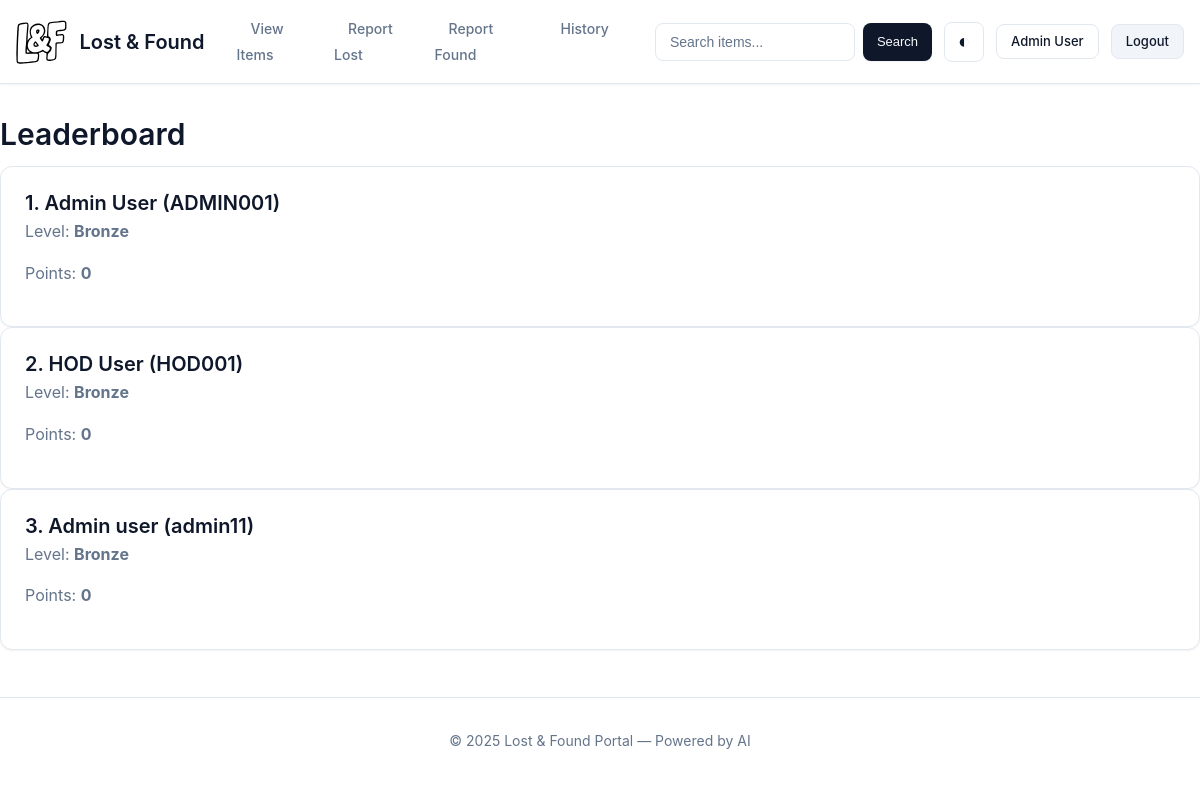
The page /leaderboard (signed in) on the database as committed earlier.
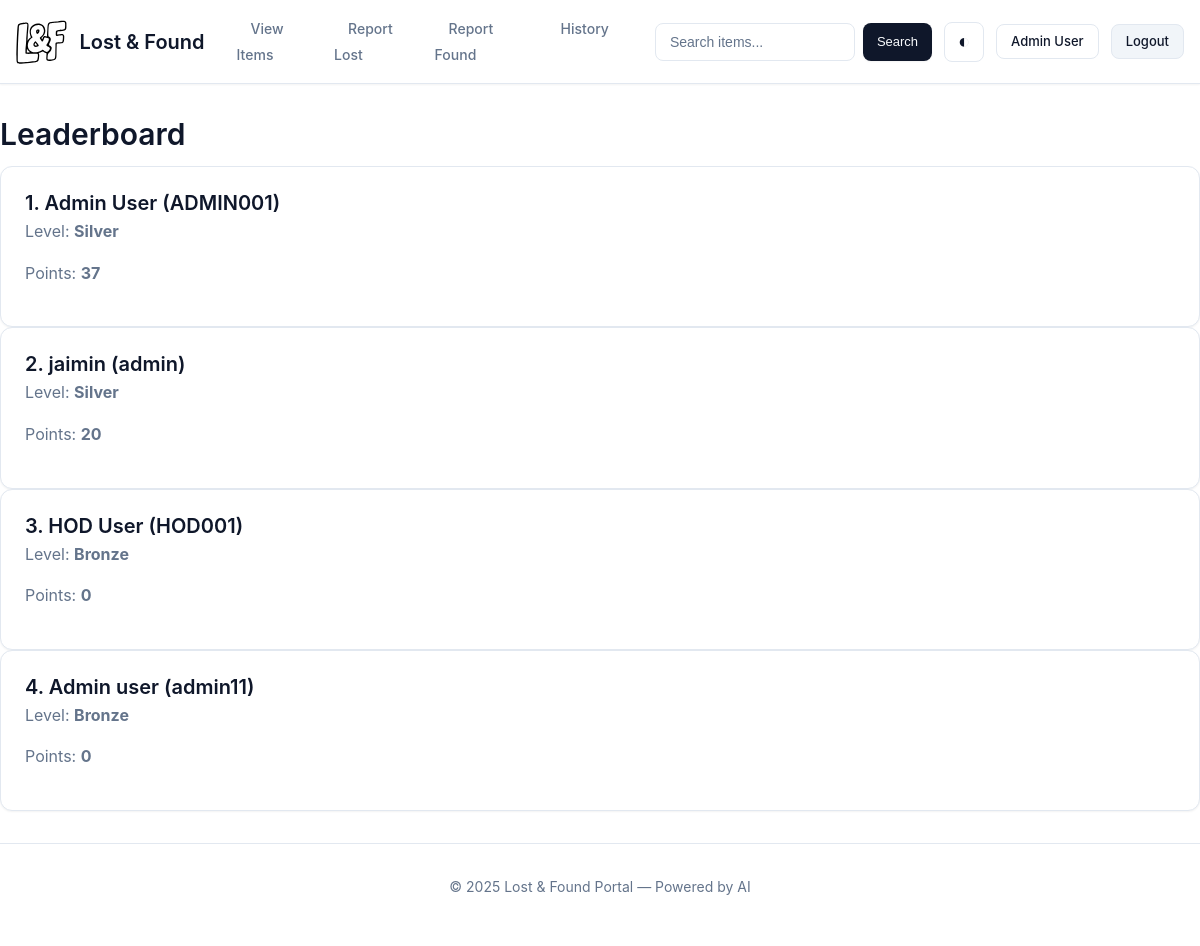
The same page on the database as committed later.
### app.py (models this page shows, shortened)
class User(db.Model, UserMixin):
    id = db.Column(db.Integer, primary_key=True)
    registration_no = db.Column(db.String(20), unique=True, nullable=False)
    password_hash = db.Column(db.String(128), nullable=False)
    full_name = db.Column(db.String(100), nullable=False)
    email = db.Column(db.String(120), unique=True, nullable=True)
    points = db.Column(db.Integer, default=0, nullable=False)
    level = db.Column(db.String(20), default='Bronze')
    avatar_filename = db.Column(db.String(255), nullable=True)
    role = db.Column(db.String(20), default='student') # 'student', 'admin', 'hod'
    items_reported = db.relationship(
        'Item',
        backref='reporter', # Creates item.reporter to access the User object
        lazy=True,
        foreign_keys=[Item.reported_by_id] # Explicitly tells SQLAlchemy which FK to use
    )
    items_deleted = db.relationship(
        'Item',
        backref='deleter', # Creates item.deleter to access the User object
        lazy=True,
        foreign_keys=[Item.deleted_by_id] # Explicitly tells SQLAlchemy which FK to use
    )
    def is_admin(self):
        return self.role == 'admin'

### app.py (the view)
@app.route("/leaderboard")
@login_required
def leaderboard():
    top_users = User.query.order_by(User.points.desc()).limit(50).all()
    return render_template('leaderboard.html', title='Leaderboard', users=top_users)

### app.py (called while the page is built)
@login_manager.user_loader
def load_user(user_id):
    print(f"DEBUG: Flask-Login attempting to load user with ID: {user_id}")
    user = User.query.get(int(user_id))
    if user:
        print(f"DEBUG: User ID {user_id} loaded successfully: {user.full_name} ({user.role})")
    else:
        print(f"DEBUG: User ID {user_id} not found in database.")
    return user

@app.context_processor
def utility_processor():
    def can_delete_item(user):
        if not user:
            return False
        return user.is_admin() or user.is_hod()
    return dict(can_delete_item=can_delete_item)

### templates/leaderboard.html
{% extends "base.html" %}
{% block content %}
    <h2>{{ title }}</h2>
    <div class="items-grid">
        {% for u in users %}
            <div class="card p-3">
                <div class="card-body">
                    <h5 class="card-title">{{ loop.index }}. {{ u.full_name }} ({{ u.registration_no }})</h5>
                    <p class="card-text">Level: <strong>{{ u.level }}</strong></p>
                    <p class="card-text">Points: <strong>{{ u.points or 0 }}</strong></p>
                </div>
            </div>
        {% endfor %}
    </div>
{% endblock content %}

### templates/base.html (shortened to what this page needs)
<!DOCTYPE html>
<html lang="en" data-theme="light">
<head>
    <link rel="stylesheet" href="{{ url_for('static', filename='css/modern.css') }}">
</head>
<body>
    <nav class="navbar">
        <div class="navbar-container">
            <a class="navbar-brand" href="{{ url_for('home') }}">
                <img src="{{ url_for('static', filename='lost_found.svg') }}" alt="Lost & Found" />
                <span>Lost & Found</span>
            </a>
            <div class="navbar-menu" id="navbarMenu">
                <ul class="nav-links">
                    <li><a class="nav-link" href="{{ url_for('items') }}">View Items</a></li>
                    {% if current_user.is_authenticated %}
                    <li><a class="nav-link" href="{{ url_for('report_lost') }}">Report Lost</a></li>
                    <li><a class="nav-link" href="{{ url_for('report_found') }}">Report Found</a></li>
                    {% if current_user.is_admin() or current_user.is_hod() %}
                    <li><a class="nav-link" href="{{ url_for('item_history') }}">History</a></li>
                    {% endif %}
                    {% endif %}
                </ul>
                <div class="navbar-actions">
                    <form class="search-form" method="get" action="{{ url_for('items') }}">
                        <input class="form-input" type="search" placeholder="Search items..." name="q"
                            value="{{ request.args.get('q','') }}">
                        <button class="btn btn-primary btn-sm" type="submit">Search</button>
                    </form>
                    <button class="theme-toggle" id="themeToggle" aria-label="Toggle dark mode"
                        title="Toggle dark mode">
                        <span id="themeIcon">◐</span>
                    </button>
                    {% if current_user.is_authenticated %}
                    <a class="btn btn-outline btn-sm" href="{{ url_for('profile') }}">{{ current_user.full_name
                        }}</a>
                    <a class="btn btn-secondary btn-sm" href="{{ url_for('logout') }}">Logout</a>
                    {% else %}
                    <a class="btn btn-outline btn-sm" href="{{ url_for('login') }}">Login</a>
                    <a class="btn btn-primary btn-sm" href="{{ url_for('register') }}">Register</a>
                    {% endif %}
                </div>
            </div>
        </div>
    </nav>
    <main class="main-content">
        {% block content %}{% endblock %}
    </main>
    <footer class="footer">
        <div class="container">
            <p class="text-sm text-muted">© {{ current_year or '2025' }} Lost & Found Portal — Powered by AI</p>
        </div>
    </footer>
</body>
</html>

### static/css/modern.css (style rules this page uses)
:root { --primary: 222.2 47.4% 11.2%; --primary-foreground: 210 40% 98%; --secondary: 210 40% 96.1%; --secondary-foreground: 222.2 47.4% 11.2%; --accent: 210 40% 96.1%; --accent-foreground: 222.2 47.4% 11.2%; --muted: 210 40% 96.1%; --muted-foreground: 215.4 16.3% 46.9%; --background: 0 0% 100%; --foreground: 222.2 47.4% 11.2%; --card: 0 0% 100%; --card-foreground: 222.2 47.4% 11.2%; --popover: 0 0% 100%; --popover-foreground: 222.2 47.4% 11.2%; --border: 214.3 31.8% 91.4%; --input: 214.3 31.8% 91.4%; --ring: 222.2 84% 4.9%; --success: 142.1 76.2% 36.3%; --success-foreground: 355.7 100% 97.3%; --warning: 38 92% 50%; --warning-foreground: 48 96% 89%; --destructive: 0 84.2% 60.2%; --destructive-foreground: 210 40% 98%; --radius: 0.5rem; --radius-sm: 0.375rem; --radius-lg: 0.75rem; --radius-xl: 1rem; --shadow-sm: 0 1px 2px 0 rgb(0 0 0 / 0.05); --shadow: 0 1px 3px 0 rgb(0 0 0 / 0.1), 0 1px 2px -1px rgb(0 0 0 / 0.1); --shadow-md: 0 4px 6px -1px rgb(0 0 0 / 0.1), 0 2px 4px -2px rgb(0 0 0 / 0.1); --shadow-lg: 0 10px 15px -3px rgb(0 0 0 / 0.1), 0 4px 6px -4px rgb(0 0 0 / 0.1); --shadow-xl: 0 20px 25px -5px rgb(0 0 0 / 0.1), 0 8px 10px -6px rgb(0 0 0 / 0.1); --font-sans: -apple-system, BlinkMacSystemFont, "Segoe UI", Roboto, "Helvetica Neue", Arial, sans-serif; --font-mono: ui-monospace, SFMono-Regular, "SF Mono", Menlo, Consolas, "Liberation Mono", monospace; --transition-base: all 150ms cubic-bezier(0.4, 0, 0.2, 1); --transition-fast: all 100ms cubic-bezier(0.4, 0, 0.2, 1); --transition-slow: all 300ms cubic-bezier(0.4, 0, 0.2, 1); }
* { box-sizing: border-box; margin: 0; padding: 0; }
body { font-family: var(--font-sans); background: hsl(var(--background)); color: hsl(var(--foreground)); line-height: 1.6; -webkit-font-smoothing: antialiased; -moz-osx-font-smoothing: grayscale; }
h1, h2, h3, h4, h5, h6 { font-weight: 600; line-height: 1.2; color: hsl(var(--foreground)); }
h2 { font-size: 1.875rem; margin-bottom: 0.875rem; }
p { margin-bottom: 1rem; color: hsl(var(--muted-foreground)); }
.btn { display: inline-flex; align-items: center; justify-content: center; gap: 0.5rem; font-weight: 500; border-radius: var(--radius); padding: 0.625rem 1.25rem; font-size: 0.875rem; border: none; cursor: pointer; transition: var(--transition-base); text-decoration: none; white-space: nowrap; }
.btn-primary { background: hsl(var(--primary)); color: hsl(var(--primary-foreground)); box-shadow: var(--shadow-sm); }
.btn-secondary { background: hsl(var(--secondary)); color: hsl(var(--secondary-foreground)); border: 1px solid hsl(var(--border)); }
.btn-outline { background: transparent; color: hsl(var(--foreground)); border: 1px solid hsl(var(--border)); }
.btn-sm { padding: 0.375rem 0.875rem; font-size: 0.8125rem; }
.card { background: hsl(var(--card)); color: hsl(var(--card-foreground)); border-radius: var(--radius-lg); border: 1px solid hsl(var(--border)); box-shadow: var(--shadow-sm); padding: 1.5rem; transition: var(--transition-base); }
.card-title { font-size: 1.25rem; font-weight: 600; margin-bottom: 0.25rem; }
.form-input, .form-textarea, .form-select { width: 100%; padding: 0.625rem 0.875rem; font-size: 0.875rem; border-radius: var(--radius); border: 1px solid hsl(var(--input)); background: hsl(var(--background)); color: hsl(var(--foreground)); transition: var(--transition-fast); }
.form-input::placeholder, .form-textarea::placeholder { color: hsl(var(--muted-foreground)); }
.container { max-width: 1200px; margin: 0 auto; padding: 0 1rem; }
.text-sm { font-size: 0.875rem; }
.text-muted { color: hsl(var(--muted-foreground)); }
html { scroll-behavior: smooth; }
body { animation: fadeIn 300ms ease-out; }
.btn { position: relative; overflow: hidden; }
.btn::before { content: ''; position: absolute; top: 50%; left: 50%; width: 0; height: 0; border-radius: 50%; background: rgba(255, 255, 255, 0.2); transform: translate(-50%, -50%); transition: width 0.6s, height 0.6s; }
.card { animation: fadeInUp 500ms ease-out; animation-fill-mode: backwards; }
.card:nth-child(1) { animation-delay: 0ms; }
.card:nth-child(2) { animation-delay: 50ms; }
.card:nth-child(3) { animation-delay: 100ms; }
.card:nth-child(4) { animation-delay: 150ms; }

Rows that differ between the two databases and show on the page:
changed User "Admin User": level "Bronze" → "Silver"; points "0" → "37"
added User: full_name "jaimin", registration_no "admin", level "Silver", points "20"
